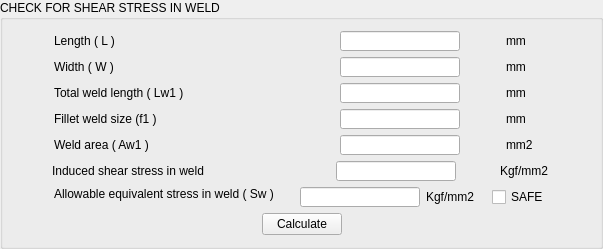
               <widget class="QGroupBox" name="groupBox_12">
                <property name="title">
                 <string>CHECK FOR SHEAR STRESS IN WELD</string>
                </property>
                <layout class="QHBoxLayout" name="horizontalLayout_103">
                 <item>
                  <layout class="QVBoxLayout" name="verticalLayout_23">
                   <item>
                    <layout class="QHBoxLayout" name="horizontalLayout_104">
                     <item>
                      <widget class="QLabel" name="label_129">
                       <property name="sizePolicy">
                        <sizepolicy hsizetype="Fixed" vsizetype="Fixed">
                         <horstretch>0</horstretch>
                         <verstretch>0</verstretch>
                        </sizepolicy>
                       </property>
                       <property name="minimumSize">
                        <size>
                         <width>240</width>
                         <height>20</height>
                        </size>
                       </property>
                       <property name="maximumSize">
                        <size>
                         <width>240</width>
                         <height>20</height>
                        </size>
                       </property>
                       <property name="text">
                        <string>&lt;html&gt;&lt;head/&gt;&lt;body&gt;&lt;p&gt;Length ( L )&lt;/p&gt;&lt;/body&gt;&lt;/html&gt;</string>
                       </property>
                      </widget>
                     </item>
                     <item>
                      <widget class="QLineEdit" name="fh_le_total_weld_length">
                       <property name="sizePolicy">
                        <sizepolicy hsizetype="Fixed" vsizetype="Fixed">
                         <horstretch>0</horstretch>
                         <verstretch>0</verstretch>
                        </sizepolicy>
                       </property>
                       <property name="minimumSize">
                        <size>
                         <width>120</width>
                         <height>20</height>
                        </size>
                       </property>
                       <property name="maximumSize">
                        <size>
                         <width>120</width>
                         <height>20</height>
                        </size>
                       </property>
                      </widget>
                     </item>
                     <item>
                      <widget class="QLabel" name="label_130">
                       <property name="sizePolicy">
                        <sizepolicy hsizetype="Fixed" vsizetype="Fixed">
                         <horstretch>0</horstretch>
                         <verstretch>0</verstretch>
                        </sizepolicy>
                       </property>
                       <property name="minimumSize">
                        <size>
                         <width>40</width>
                         <height>20</height>
                        </size>
                       </property>
                       <property name="maximumSize">
                        <size>
                         <width>40</width>
                         <height>20</height>
                        </size>
                       </property>
                       <property name="text">
                        <string>mm</string>
                       </property>
                      </widget>
                     </item>
                    </layout>
                   </item>
                   <item>
                    <layout class="QHBoxLayout" name="horizontalLayout_105">
                     <item>
                      <widget class="QLabel" name="label_131">
                       <property name="sizePolicy">
                        <sizepolicy hsizetype="Fixed" vsizetype="Fixed">
                         <horstretch>0</horstretch>
                         <verstretch>0</verstretch>
                        </sizepolicy>
                       </property>
                       <property name="minimumSize">
                        <size>
                         <width>240</width>
                         <height>20</height>
                        </size>
                       </property>
                       <property name="maximumSize">
                        <size>
                         <width>240</width>
                         <height>20</height>
                        </size>
                       </property>
                       <property name="text">
                        <string>&lt;html&gt;&lt;head/&gt;&lt;body&gt;&lt;p&gt;Width ( W )&lt;/p&gt;&lt;/body&gt;&lt;/html&gt;</string>
                       </property>
                      </widget>
                     </item>
                     <item>
                      <widget class="QLineEdit" name="fh_le_total_weld_width">
                       <property name="sizePolicy">
                        <sizepolicy hsizetype="Fixed" vsizetype="Fixed">
                         <horstretch>0</horstretch>
                         <verstretch>0</verstretch>
                        </sizepolicy>
                       </property>
                       <property name="minimumSize">
                        <size>
                         <width>120</width>
                         <height>20</height>
                        </size>
                       </property>
                       <property name="maximumSize">
                        <size>
                         <width>120</width>
                         <height>20</height>
                        </size>
                       </property>
                      </widget>
                     </item>
                     <item>
                      <widget class="QLabel" name="label_132">
                       <property name="sizePolicy">
                        <sizepolicy hsizetype="Fixed" vsizetype="Fixed">
                         <horstretch>0</horstretch>
                         <verstretch>0</verstretch>
                        </sizepolicy>
                       </property>
                       <property name="minimumSize">
                        <size>
                         <width>40</width>
                         <height>20</height>
                        </size>
                       </property>
                       <property name="maximumSize">
                        <size>
                         <width>40</width>
                         <height>20</height>
                        </size>
                       </property>
                       <property name="text">
                        <string>mm</string>
                       </property>
                      </widget>
                     </item>
                    </layout>
                   </item>
                   <item>
                    <layout class="QHBoxLayout" name="horizontalLayout_106">
                     <item>
                      <widget class="QLabel" name="label_133">
                       <property name="sizePolicy">
                        <sizepolicy hsizetype="Fixed" vsizetype="Fixed">
                         <horstretch>0</horstretch>
                         <verstretch>0</verstretch>
                        </sizepolicy>
                       </property>
                       <property name="minimumSize">
                        <size>
                         <width>240</width>
                         <height>20</height>
                        </size>
                       </property>
                       <property name="maximumSize">
                        <size>
                         <width>240</width>
                         <height>20</height>
                        </size>
                       </property>
                       <property name="text">
                        <string>&lt;html&gt;&lt;head/&gt;&lt;body&gt;&lt;p&gt;Total weld length ( Lw1 )&lt;/p&gt;&lt;/body&gt;&lt;/html&gt;</string>
                       </property>
                      </widget>
                     </item>
                     <item>
                      <widget class="QLineEdit" name="fh_le_weld_length">
                       <property name="sizePolicy">
                        <sizepolicy hsizetype="Fixed" vsizetype="Fixed">
                         <horstretch>0</horstretch>
                         <verstretch>0</verstretch>
                        </sizepolicy>
                       </property>
                       <property name="minimumSize">
                        <size>
                         <width>120</width>
                         <height>20</height>
                        </size>
                       </property>
                       <property name="maximumSize">
                        <size>
                         <width>120</width>
                         <height>20</height>
                        </size>
                       </property>
                      </widget>
                     </item>
                     <item>
                      <widget class="QLabel" name="label_134">
                       <property name="sizePolicy">
                        <sizepolicy hsizetype="Fixed" vsizetype="Fixed">
                         <horstretch>0</horstretch>
                         <verstretch>0</verstretch>
                        </sizepolicy>
                       </property>
                       <property name="minimumSize">
                        <size>
                         <width>40</width>
                         <height>20</height>
                        </size>
                       </property>
                       <property name="maximumSize">
                        <size>
                         <width>40</width>
                         <height>20</height>
                        </size>
                       </property>
                       <property name="text">
                        <string>mm</string>
                       </property>
                      </widget>
                     </item>
                    </layout>
                   </item>
                   <item>
                    <layout class="QHBoxLayout" name="horizontalLayout_111">
                     <item>
                      <widget class="QLabel" name="label_139">
                       <property name="sizePolicy">
                        <sizepolicy hsizetype="Fixed" vsizetype="Fixed">
                         <horstretch>0</horstretch>
                         <verstretch>0</verstretch>
                        </sizepolicy>
                       </property>
                       <property name="minimumSize">
                        <size>
                         <width>240</width>
                         <height>20</height>
                        </size>
                       </property>
                       <property name="maximumSize">
                        <size>
                         <width>240</width>
                         <height>20</height>
                        </size>
                       </property>
                       <property name="text">
                        <string>&lt;html&gt;&lt;head/&gt;&lt;body&gt;&lt;p&gt;Fillet weld size (f1 )&lt;/p&gt;&lt;/body&gt;&lt;/html&gt;</string>
                       </property>
                      </widget>
                     </item>
                     <item>
                      <widget class="QLineEdit" name="fh_le_fillet_weld_size">
                       <property name="sizePolicy">
                        <sizepolicy hsizetype="Fixed" vsizetype="Fixed">
                         <horstretch>0</horstretch>
                         <verstretch>0</verstretch>
                        </sizepolicy>
                       </property>
                       <property name="minimumSize">
                        <size>
                         <width>120</width>
                         <height>20</height>
                        </size>
                       </property>
                       <property name="maximumSize">
                        <size>
                         <width>120</width>
                         <height>20</height>
                        </size>
                       </property>
                      </widget>
                     </item>
                     <item>
                      <widget class="QLabel" name="label_140">
                       <property name="sizePolicy">
                        <sizepolicy hsizetype="Fixed" vsizetype="Fixed">
                         <horstretch>0</horstretch>
                         <verstretch>0</verstretch>
                        </sizepolicy>
                       </property>
                       <property name="minimumSize">
                        <size>
                         <width>40</width>
                         <height>20</height>
                        </size>
                       </property>
                       <property name="maximumSize">
                        <size>
                         <width>40</width>
                         <height>20</height>
                        </size>
                       </property>
                       <property name="text">
                        <string>mm</string>
                       </property>
                      </widget>
                     </item>
                    </layout>
                   </item>
                   <item>
                    <layout class="QHBoxLayout" name="horizontalLayout_112">
                     <item>
                      <widget class="QLabel" name="label_141">
                       <property name="sizePolicy">
                        <sizepolicy hsizetype="Fixed" vsizetype="Fixed">
                         <horstretch>0</horstretch>
                         <verstretch>0</verstretch>
                        </sizepolicy>
                       </property>
                       <property name="minimumSize">
                        <size>
                         <width>240</width>
                         <height>20</height>
                        </size>
                       </property>
                       <property name="maximumSize">
                        <size>
                         <width>240</width>
                         <height>20</height>
                        </size>
                       </property>
                       <property name="text">
                        <string>&lt;html&gt;&lt;head/&gt;&lt;body&gt;&lt;p&gt;Weld area ( Aw1 )&lt;/p&gt;&lt;/body&gt;&lt;/html&gt;</string>
                       </property>
                      </widget>
                     </item>
                     <item>
                      <widget class="QLineEdit" name="fh_le_weld_area">
                       <property name="sizePolicy">
                        <sizepolicy hsizetype="Fixed" vsizetype="Fixed">
                         <horstretch>0</horstretch>
                         <verstretch>0</verstretch>
                        </sizepolicy>
                       </property>
                       <property name="minimumSize">
                        <size>
                         <width>120</width>
                         <height>20</height>
                        </size>
                       </property>
                       <property name="maximumSize">
                        <size>
                         <width>120</width>
                         <height>20</height>
                        </size>
                       </property>
                      </widget>
                     </item>
                     <item>
                      <widget class="QLabel" name="label_142">
                       <property name="sizePolicy">
                        <sizepolicy hsizetype="Fixed" vsizetype="Fixed">
                         <horstretch>0</horstretch>
                         <verstretch>0</verstretch>
                        </sizepolicy>
                       </property>
                       <property name="minimumSize">
                        <size>
                         <width>40</width>
                         <height>20</height>
                        </size>
                       </property>
                       <property name="maximumSize">
                        <size>
                         <width>40</width>
                         <height>20</height>
                        </size>
                       </property>
                       <property name="text">
                        <string>mm2</string>
                       </property>
                      </widget>
                     </item>
                    </layout>
                   </item>
                   <item>
                    <layout class="QHBoxLayout" name="horizontalLayout_107">
                     <item>
                      <widget class="QLabel" name="label_135">
                       <property name="sizePolicy">
                        <sizepolicy hsizetype="Fixed" vsizetype="Fixed">
                         <horstretch>0</horstretch>
                         <verstretch>0</verstretch>
                        </sizepolicy>
                       </property>
                       <property name="minimumSize">
                        <size>
                         <width>240</width>
                         <height>20</height>
                        </size>
                       </property>
                       <property name="maximumSize">
                        <size>
                         <width>240</width>
                         <height>20</height>
                        </size>
                       </property>
                       <property name="text">
                        <string>&lt;html&gt;&lt;head/&gt;&lt;body&gt;&lt;p&gt;Induced shear stress in weld&lt;/p&gt;&lt;/body&gt;&lt;/html&gt;</string>
                       </property>
                      </widget>
                     </item>
                     <item>
                      <widget class="QLineEdit" name="fh_le_induce_shear_stress_in_weld">
                       <property name="sizePolicy">
                        <sizepolicy hsizetype="Fixed" vsizetype="Fixed">
                         <horstretch>0</horstretch>
                         <verstretch>0</verstretch>
                        </sizepolicy>
                       </property>
                       <property name="minimumSize">
                        <size>
                         <width>120</width>
                         <height>20</height>
                        </size>
                       </property>
                       <property name="maximumSize">
                        <size>
                         <width>120</width>
                         <height>20</height>
                        </size>
                       </property>
                      </widget>
                     </item>
                     <item>
                      <widget class="QLabel" name="label_136">
                       <property name="sizePolicy">
                        <sizepolicy hsizetype="Fixed" vsizetype="Fixed">
                         <horstretch>0</horstretch>
                         <verstretch>0</verstretch>
                        </sizepolicy>
                       </property>
                       <property name="minimumSize">
                        <size>
                         <width>50</width>
                         <height>20</height>
                        </size>
                       </property>
                       <property name="maximumSize">
                        <size>
                         <width>50</width>
                         <height>20</height>
                        </size>
                       </property>
                       <property name="text">
                        <string>Kgf/mm2</string>
                       </property>
                      </widget>
                     </item>
                    </layout>
                   </item>
                   <item>
                    <layout class="QHBoxLayout" name="horizontalLayout_108">
                     <item>
                      <spacer name="horizontalSpacer_29">
                       <property name="orientation">
                        <enum>Qt::Horizontal</enum>
                       </property>
                       <property name="sizeHint" stdset="0">
                        <size>
                         <width>40</width>
                         <height>20</height>
                        </size>
                       </property>
                      </spacer>
                     </item>
                     <item>
                      <widget class="QLabel" name="label_137">
                       <property name="sizePolicy">
                        <sizepolicy hsizetype="Fixed" vsizetype="Fixed">
                         <horstretch>0</horstretch>
                         <verstretch>0</verstretch>
                        </sizepolicy>
                       </property>
                       <property name="minimumSize">
                        <size>
                         <width>240</width>
                         <height>20</height>
                        </size>
                       </property>
                       <property name="maximumSize">
                        <size>
                         <width>240</width>
                         <height>20</height>
                        </size>
                       </property>
                       <property name="text">
                        <string>&lt;html&gt;&lt;head/&gt;&lt;body&gt;&lt;p&gt;Allowable equivalent stress in weld ( Sw )&lt;/p&gt;&lt;p&gt;( refer CL. 7.1.2 of IS-816 )&lt;/p&gt;&lt;/body&gt;&lt;/html&gt;</string>
                       </property>
                      </widget>
                     </item>
                     <item>
                      <widget class="QLineEdit" name="fh_le_allowable_equivalet_stress_Sw">
                       <property name="sizePolicy">
                        <sizepolicy hsizetype="Fixed" vsizetype="Fixed">
                         <horstretch>0</horstretch>
                         <verstretch>0</verstretch>
                        </sizepolicy>
                       </property>
                       <property name="minimumSize">
                        <size>
                         <width>120</width>
                         <height>20</height>
                        </size>
                       </property>
                       <property name="maximumSize">
                        <size>
                         <width>120</width>
                         <height>20</height>
                        </size>
                       </property>
                      </widget>
                     </item>
                     <item>
                      <widget class="QLabel" name="label_138">
                       <property name="sizePolicy">
                        <sizepolicy hsizetype="Fixed" vsizetype="Fixed">
                         <horstretch>0</horstretch>
                         <verstretch>0</verstretch>
                        </sizepolicy>
                       </property>
                       <property name="minimumSize">
                        <size>
                         <width>60</width>
                         <height>20</height>
                        </size>
                       </property>
                       <property name="maximumSize">
                        <size>
                         <width>60</width>
                         <height>20</height>
                        </size>
                       </property>
                       <property name="text">
                        <string>Kgf/mm2</string>
                       </property>
                      </widget>
                     </item>
                     <item>
                      <widget class="QCheckBox" name="fh_cb_safe_shear_in_weld">
                       <property name="text">
                        <string>SAFE</string>
                       </property>
                      </widget>
                     </item>
                     <item>
                      <spacer name="horizontalSpacer_30">
                       <property name="orientation">
                        <enum>Qt::Horizontal</enum>
                       </property>
                       <property name="sizeHint" stdset="0">
                        <size>
                         <width>40</width>
                         <height>20</height>
                        </size>
                       </property>
                      </spacer>
                     </item>
                    </layout>
                   </item>
                   <item>
                    <layout class="QHBoxLayout" name="horizontalLayout_109">
                     <item>
                      <spacer name="horizontalSpacer_31">
                       <property name="orientation">
                        <enum>Qt::Horizontal</enum>
                       </property>
                       <property name="sizeHint" stdset="0">
                        <size>
                         <width>40</width>
                         <height>20</height>
                        </size>
                       </property>
                      </spacer>
                     </item>
                     <item>
                      <widget class="QPushButton" name="fh_pb_check_for_shear_in_weld">
                       <property name="text">
                        <string>Calculate</string>
                       </property>
                      </widget>
                     </item>
                     <item>
                      <spacer name="horizontalSpacer_32">
                       <property name="orientation">
                        <enum>Qt::Horizontal</enum>
                       </property>
                       <property name="sizeHint" stdset="0">
                        <size>
                         <width>40</width>
                         <height>20</height>
                        </size>
                       </property>
                      </spacer>
                     </item>
                    </layout>
                   </item>
                  </layout>
                 </item>
                </layout>
               </widget>
